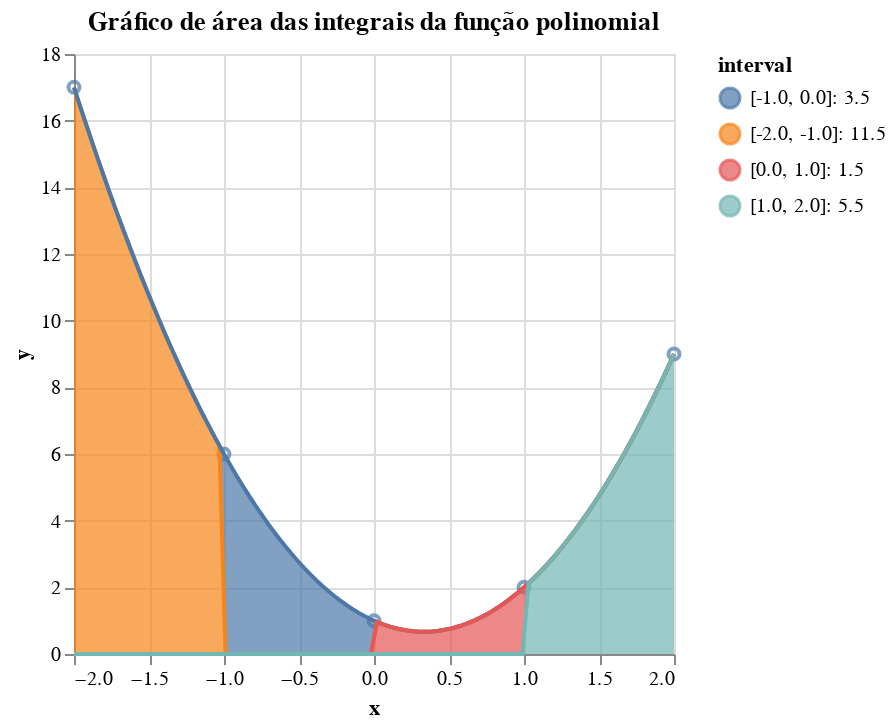

The cell this chart's notebook holds for it:
### Code cell
#polinomial
x = [-2, -1, 0, 1, 2]
y = [polinomial(i) for i in x]
datapoint = pd.DataFrame({'x':x, 'y':y})

data_area_polinomial, total_polinomial = xds(polinomial)

grafico_polinomial = alt.Chart(data_area_polinomial, title="Gráfico de área das integrais da função polinomial").mark_area(line=True).encode(
    x='x',
    y='y',
    color='interval'
)

grafico_pontos = alt.Chart(datapoint).mark_point().encode(
    x='x',
    y='y',
    tooltip = 'x'
)

grafico_pontos += grafico_polinomial

grafico_pontos

### Figure 1 — Vega-Lite specification as saved in the notebook (floating-point values rounded to 4 significant figures)
{"config": {"view": {"continuousWidth": 300, "continuousHeight": 300}}, "layer": [{"data": {"name": "data-807573144ce799a5d753531ffcea8fec"}, "mark": {"type": "point"}, "encoding": {"tooltip": {"field": "x", "type": "quantitative"}, "x": {"field": "x", "type": "quantitative"}, "y": {"field": "y", "type": "quantitative"}}}, {"data": {"name": "data-405a698c6cc78c097b49fa4805dfd2d1"}, "mark": {"type": "area", "line": true}, "encoding": {"color": {"field": "interval", "type": "nominal"}, "x": {"field": "x", "type": "quantitative"}, "y": {"field": "y", "type": "quantitative"}}, "title": "Gráfico de área das integrais da função polinomial"}], "$schema": "https://vega.github.io/schema/vega-lite/v5.8.0.json", "datasets": {"data-807573144ce799a5d753531ffcea8fec": [{"x": -2, "y": 17}, {"x": -1, "y": 6}, {"x": 0, "y": 1}, {"x": 1, "y": 2}, {"x": 2, "y": 9}], "data-405a698c6cc78c097b49fa4805dfd2d1": [{"x": -2.0, "y": 17.0, "interval": "[-2.0, -1.0]: 11.5"}, {"x": -1.96, "y": 16.44, "interval": "[-2.0, -1.0]: 11.5"}, {"x": -1.919, "y": 15.89, "interval": "[-2.0, -1.0]: 11.5"}, {"x": -1.879, "y": 15.35, "interval": "[-2.0, -1.0]: 11.5"}, {"x": -1.838, "y": 14.82, "interval": "[-2.0, -1.0]: 11.5"}, {"x": -1.798, "y": 14.29, "interval": "[-2.0, -1.0]: 11.5"}, {"x": -1.758, "y": 13.78, "interval": "[-2.0, -1.0]: 11.5"}, {"x": -1.717, "y": 13.28, "interval": "[-2.0, -1.0]: 11.5"}, {"x": -1.677, "y": 12.79, "interval": "[-2.0, -1.0]: 11.5"}, {"x": -1.636, "y": 12.31, "interval": "[-2.0, -1.0]: 11.5"}, {"x": -1.596, "y": 11.83, "interval": "[-2.0, -1.0]: 11.5"}, {"x": -1.556, "y": 11.37, "interval": "[-2.0, -1.0]: 11.5"}, {"x": -1.515, "y": 10.92, "interval": "[-2.0, -1.0]: 11.5"}, {"x": -1.475, "y": 10.47, "interval": "[-2.0, -1.0]: 11.5"}, {"x": -1.434, "y": 10.04, "interval": "[-2.0, -1.0]: 11.5"}, {"x": -1.394, "y": 9.617, "interval": "[-2.0, -1.0]: 11.5"}, {"x": -1.354, "y": 9.203, "interval": "[-2.0, -1.0]: 11.5"}, {"x": -1.313, "y": 8.799, "interval": "[-2.0, -1.0]: 11.5"}, {"x": -1.273, "y": 8.405, "interval": "[-2.0, -1.0]: 11.5"}, {"x": -1.232, "y": 8.021, "interval": "[-2.0, -1.0]: 11.5"}, {"x": -1.192, "y": 7.646, "interval": "[-2.0, -1.0]: 11.5"}, {"x": -1.152, "y": 7.281, "interval": "[-2.0, -1.0]: 11.5"}, {"x": -1.111, "y": 6.926, "interval": "[-2.0, -1.0]: 11.5"}, {"x": -1.071, "y": 6.581, "interval": "[-2.0, -1.0]: 11.5"}, {"x": -1.03, "y": 6.245, "interval": "[-2.0, -1.0]: 11.5"}, {"x": -0.9899, "y": 5.919, "interval": "[-1.0, 0.0]: 3.5"}, {"x": -0.9495, "y": 5.604, "interval": "[-1.0, 0.0]: 3.5"}, {"x": -0.9091, "y": 5.298, "interval": "[-1.0, 0.0]: 3.5"}, {"x": -0.8687, "y": 5.001, "interval": "[-1.0, 0.0]: 3.5"}, {"x": -0.8283, "y": 4.715, "interval": "[-1.0, 0.0]: 3.5"}, {"x": -0.7879, "y": 4.438, "interval": "[-1.0, 0.0]: 3.5"}, {"x": -0.7475, "y": 4.171, "interval": "[-1.0, 0.0]: 3.5"}, {"x": -0.7071, "y": 3.914, "interval": "[-1.0, 0.0]: 3.5"}, {"x": -0.6667, "y": 3.667, "interval": "[-1.0, 0.0]: 3.5"}, {"x": -0.6263, "y": 3.429, "interval": "[-1.0, 0.0]: 3.5"}, {"x": -0.5859, "y": 3.201, "interval": "[-1.0, 0.0]: 3.5"}, {"x": -0.5455, "y": 2.983, "interval": "[-1.0, 0.0]: 3.5"}, {"x": -0.5051, "y": 2.775, "interval": "[-1.0, 0.0]: 3.5"}, {"x": -0.4646, "y": 2.577, "interval": "[-1.0, 0.0]: 3.5"}, {"x": -0.4242, "y": 2.388, "interval": "[-1.0, 0.0]: 3.5"}, {"x": -0.3838, "y": 2.21, "interval": "[-1.0, 0.0]: 3.5"}, {"x": -0.3434, "y": 2.041, "interval": "[-1.0, 0.0]: 3.5"}, {"x": -0.303, "y": 1.882, "interval": "[-1.0, 0.0]: 3.5"}, {"x": -0.2626, "y": 1.732, "interval": "[-1.0, 0.0]: 3.5"}, {"x": -0.2222, "y": 1.593, "interval": "[-1.0, 0.0]: 3.5"}, {"x": -0.1818, "y": 1.463, "interval": "[-1.0, 0.0]: 3.5"}, {"x": -0.1414, "y": 1.343, "interval": "[-1.0, 0.0]: 3.5"}, {"x": -0.101, "y": 1.233, "interval": "[-1.0, 0.0]: 3.5"}, {"x": -0.06061, "y": 1.132, "interval": "[-1.0, 0.0]: 3.5"}, {"x": -0.0202, "y": 1.042, "interval": "[-1.0, 0.0]: 3.5"}, {"x": 0.0202, "y": 0.9608, "interval": "[0.0, 1.0]: 1.5"}, {"x": 0.06061, "y": 0.8898, "interval": "[0.0, 1.0]: 1.5"}, {"x": 0.101, "y": 0.8286, "interval": "[0.0, 1.0]: 1.5"}, {"x": 0.1414, "y": 0.7772, "interval": "[0.0, 1.0]: 1.5"}, {"x": 0.1818, "y": 0.7355, "interval": "[0.0, 1.0]: 1.5"}, {"x": 0.2222, "y": 0.7037, "interval": "[0.0, 1.0]: 1.5"}, {"x": 0.2626, "y": 0.6817, "interval": "[0.0, 1.0]: 1.5"}, {"x": 0.303, "y": 0.6694, "interval": "[0.0, 1.0]: 1.5"}, {"x": 0.3434, "y": 0.667, "interval": "[0.0, 1.0]: 1.5"}, {"x": 0.3838, "y": 0.6743, "interval": "[0.0, 1.0]: 1.5"}, {"x": 0.4242, "y": 0.6915, "interval": "[0.0, 1.0]: 1.5"}, {"x": 0.4646, "y": 0.7184, "interval": "[0.0, 1.0]: 1.5"}, {"x": 0.5051, "y": 0.7551, "interval": "[0.0, 1.0]: 1.5"}, {"x": 0.5455, "y": 0.8017, "interval": "[0.0, 1.0]: 1.5"}, {"x": 0.5859, "y": 0.858, "interval": "[0.0, 1.0]: 1.5"}, {"x": 0.6263, "y": 0.9241, "interval": "[0.0, 1.0]: 1.5"}, {"x": 0.6667, "y": 1.0, "interval": "[0.0, 1.0]: 1.5"}, {"x": 0.7071, "y": 1.086, "interval": "[0.0, 1.0]: 1.5"}, {"x": 0.7475, "y": 1.181, "interval": "[0.0, 1.0]: 1.5"}, {"x": 0.7879, "y": 1.287, "interval": "[0.0, 1.0]: 1.5"}, {"x": 0.8283, "y": 1.402, "interval": "[0.0, 1.0]: 1.5"}, {"x": 0.8687, "y": 1.526, "interval": "[0.0, 1.0]: 1.5"}, {"x": 0.9091, "y": 1.661, "interval": "[0.0, 1.0]: 1.5"}, {"x": 0.9495, "y": 1.806, "interval": "[0.0, 1.0]: 1.5"}, {"x": 0.9899, "y": 1.96, "interval": "[0.0, 1.0]: 1.5"}, {"x": 1.03, "y": 2.124, "interval": "[1.0, 2.0]: 5.5"}, {"x": 1.071, "y": 2.298, "interval": "[1.0, 2.0]: 5.5"}, {"x": 1.111, "y": 2.481, "interval": "[1.0, 2.0]: 5.5"}, {"x": 1.152, "y": 2.675, "interval": "[1.0, 2.0]: 5.5"}, {"x": 1.192, "y": 2.878, "interval": "[1.0, 2.0]: 5.5"}, {"x": 1.232, "y": 3.091, "interval": "[1.0, 2.0]: 5.5"}, {"x": 1.273, "y": 3.314, "interval": "[1.0, 2.0]: 5.5"}, {"x": 1.313, "y": 3.547, "interval": "[1.0, 2.0]: 5.5"}, {"x": 1.354, "y": 3.789, "interval": "[1.0, 2.0]: 5.5"}, {"x": 1.394, "y": 4.041, "interval": "[1.0, 2.0]: 5.5"}, {"x": 1.434, "y": 4.303, "interval": "[1.0, 2.0]: 5.5"}, {"x": 1.475, "y": 4.575, "interval": "[1.0, 2.0]: 5.5"}, {"x": 1.515, "y": 4.857, "interval": "[1.0, 2.0]: 5.5"}, {"x": 1.556, "y": 5.148, "interval": "[1.0, 2.0]: 5.5"}, {"x": 1.596, "y": 5.449, "interval": "[1.0, 2.0]: 5.5"}, {"x": 1.636, "y": 5.76, "interval": "[1.0, 2.0]: 5.5"}, {"x": 1.677, "y": 6.081, "interval": "[1.0, 2.0]: 5.5"}, {"x": 1.717, "y": 6.412, "interval": "[1.0, 2.0]: 5.5"}, {"x": 1.758, "y": 6.752, "interval": "[1.0, 2.0]: 5.5"}, {"x": 1.798, "y": 7.102, "interval": "[1.0, 2.0]: 5.5"}, {"x": 1.838, "y": 7.462, "interval": "[1.0, 2.0]: 5.5"}, {"x": 1.879, "y": 7.832, "interval": "[1.0, 2.0]: 5.5"}, {"x": 1.919, "y": 8.212, "interval": "[1.0, 2.0]: 5.5"}, {"x": 1.96, "y": 8.601, "interval": "[1.0, 2.0]: 5.5"}, {"x": 2.0, "y": 9.0, "interval": "[1.0, 2.0]: 5.5"}]}}
